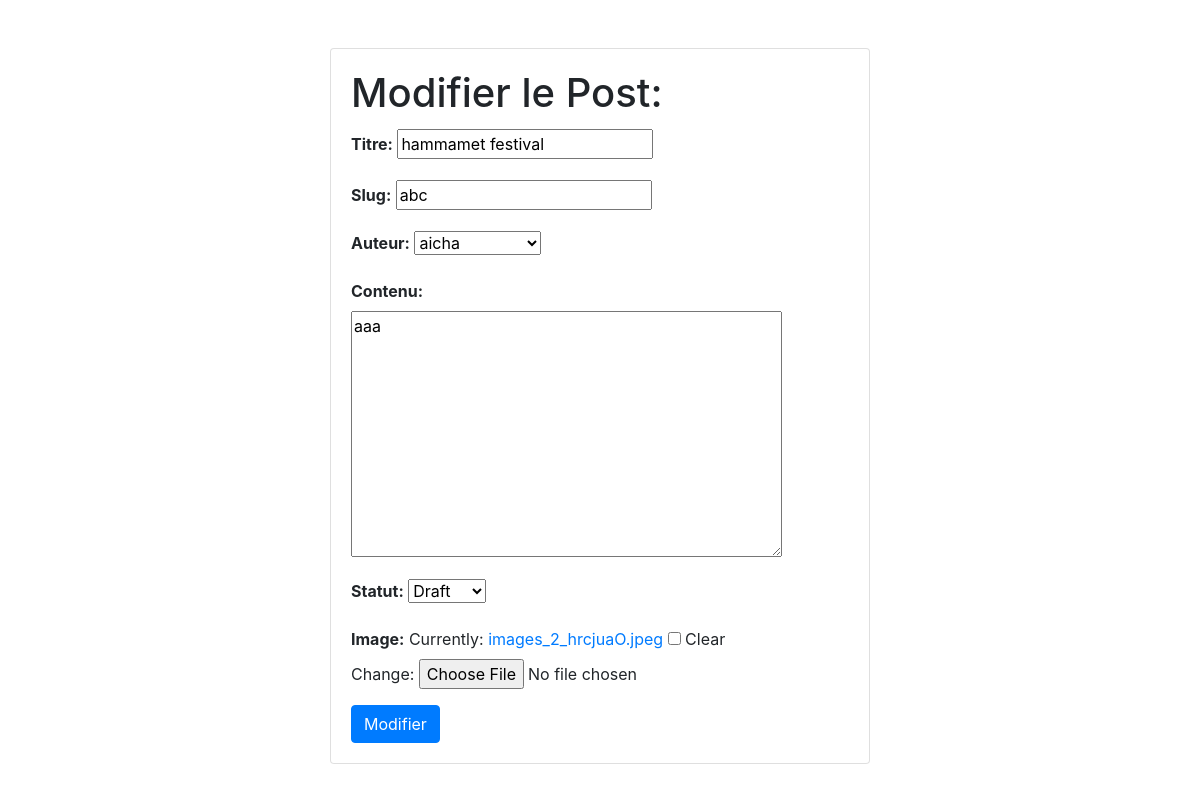
Screenshot of /blog/1/modifier/ with the database file from the repository.
### blog/models.py (models this page shows, shortened)
class Post(models.Model):
    title = models.CharField(max_length=200, unique=True)
    slug = models.SlugField(max_length=200, unique=True)
    author = models.ForeignKey(User, on_delete= models.CASCADE,related_name='blog_posts')
    updated_on = models.DateTimeField(auto_now= True)
    content = models.TextField()
    created_on = models.DateTimeField(auto_now_add=True)
    status = models.IntegerField(choices=STATUS, default=0)
    image=models.ImageField(blank=True)
    class Meta:
        ordering = ['-created_on']

### blog/views.py (the view)
# urls.py: path('<int:pk>/modifier/', ModifierPost.as_view(), name='modifier_Post'),
class ModifierPost(UpdateView):
    model = Post
    template_name = 'mag/modifier_Post.html'
    form_class = PostForm
    success_url = reverse_lazy('liste_Posts')

### blog/forms.py
class PostForm(forms.ModelForm):
    class Meta:
        model = Post
        fields =  "__all__"

### blog/templates/mag/modifier_Post.html (shortened to what this page needs)
<!DOCTYPE html>
<html lang="en">
<head>
    <link href="https://stackpath.bootstrapcdn.com/bootstrap/4.5.2/css/bootstrap.min.css" rel="stylesheet">
</head>
<body>
    <div class="container mt-5">
        <div class="row justify-content-center">
            <div class="col-md-6">
                <div class="card">
                    <div class="card-body">
                        <h1 class="card-title">Modifier le Post: {{ Post.libelle }}</h1>
                        <form method="post" enctype="multipart/form-data">
                            <div class="form-group">
                                <strong><label for="id_title">Titre:</label></strong>
                                {{ form.title }}
                            </div>
                            <div class="form-group">
                                <strong><label for="id_slug">Slug:</label></strong>
                                {{ form.slug }}
                            </div>
                            <div class="form-group">
                                <strong><label for="id_author">Auteur:</label></strong>
                                {{ form.author }}
                            </div>
                            <div class="form-group">
                                <strong><label for="id_content">Contenu:</label></strong>
                                {{ form.content }}
                            </div>
                            <div class="form-group">
                                <strong><label for="id_status">Statut:</label></strong>
                                {{ form.status }}
                            </div>
                            <div class="form-group">
                                <strong><label for="id_image">Image:</label></strong>
                                {{ form.image }}
                            </div>
                            <button type="submit" class="btn btn-primary">Modifier</button>
                        </form>
                    </div>
                </div>
            </div>
        </div>
    </div>
</body>
</html>

### rows the page displays
Post: title "hammamet festival", slug "abc", author "aicha", content "aaa", status "Draft"
